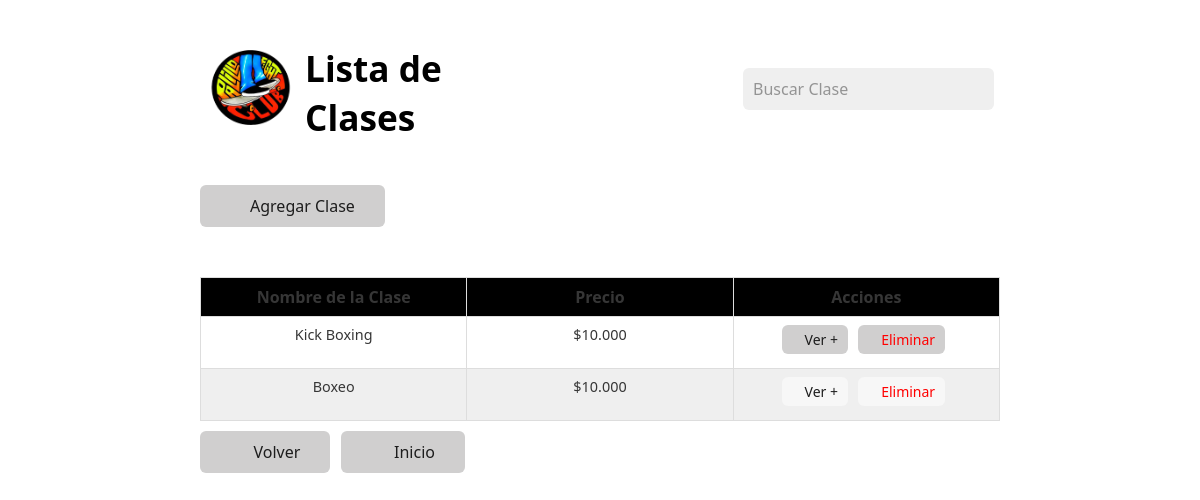
/controllers/lista_clases_controller.php (signed in), run on the app's committed database.
### tables this page shows
CREATE TABLE `classes` (
  `id_class` int(255) NOT NULL,
  `name_class` text NOT NULL COMMENT 'Nombre de la clase',
  `price_class` int(255) NOT NULL COMMENT 'Precio de la clase'
);

### controllers/lista_clases_controller.php (called while the page is built, shortened)
<?php
require_once '../models/clase_model.php';
$clase = new Clase();
$clases = $clase->getClases();
include '../views/lista_clases_view.php';
?>

### models/conexion_model.php (called while the page is built, shortened)
<?php
class Database {
  private $pdo;
  public function __construct() {
    $this->host = getenv('MYSQL_DB_HOST') ?? 'mysql';
    $this->database = getenv('MYSQL_DB_NAME') ?? '';
    $this->username = getenv('MYSQL_DB_USER') ?? '';
    $this->password = getenv('MYSQL_DB_PASSWORD') ?? '';
    try {
      $this->pdo = new PDO("mysql:host={$this->host};dbname={$this->database}", $this->username, $this->password);
      $this->pdo->setAttribute(PDO::ATTR_ERRMODE, PDO::ERRMODE_EXCEPTION);
    } catch (PDOException $e) {
      echo "Error de conexión: " . $e->getMessage();
      die();
    }
  }
  public function getConnection() {
    return $this->pdo;
  }
}
?>

### models/clase_model.php (called while the page is built, shortened)
<?php
require_once 'conexion_model.php';
class Clase {
  private $pdo;
  public function __construct() {
    $this->database = new Database();
    $this->pdo = $this->database->getConnection();
  }
  public function getClases() {
    try {
      $sql = 'SELECT * FROM classes';
      $stmt = $this->pdo->prepare($sql);
      $stmt->execute();
      return $stmt->fetchAll(PDO::FETCH_OBJ);
    } catch (PDOException $e) {
      return [];
    }
  }
}
?>

### views/lista_clases_view.php (the view, shortened to what this page needs)
<!DOCTYPE html>
<html lang="es">
<head>
  <link rel="stylesheet" href="../public/css/water.css">
  <link rel="stylesheet" href="../public/css/estilos.css">
</head>
<body>
  <div class="cabecera">
    <img src="../public/img/logo.png" alt="logo.png" width="100" height="100">
    <h1 style="margin-right: 250px;">Lista de Clases</h1>
    <input type="text" id="busqueda_clase" placeholder="Buscar Clase">
  </div>
  <div class="botonera-1">
    <i class="fas fa-chalkboard-teacher"></i>
    <button onclick="window.location.href='../controllers/cargar_clase_controller.php'">Agregar Clase</button>
  </div>
  <div class="tabla">
    <table id="tabla-clases">
      <thead>
        <tr>
          <th>Nombre de la Clase</th>
          <th>Precio</th>
          <th>Acciones</th>
        </tr>
      </thead>
      <tbody>
      <?php if (!empty($clases)): ?>
        <?php foreach ($clases as $clase): ?>
          <tr>
            <td class="diminuto"><?php echo htmlspecialchars($clase->name_class); ?></td>
            <td class="diminuto">$<?php echo htmlspecialchars(number_format($clase->price_class, 0, ',', '.')); ?></td>
            <td>
              <button class="button_small" onclick="window.location.href='../controllers/detalle_clase_controller.php?id_class=<?php echo urlencode($clase->id_class); ?>'">
                <i class="fas fa-eye"></i>
                Ver +
              </button>
              <button style="color: red" class="button_small" onclick="window.location.href='../controllers/baja_clase_controller.php?id_class=<?php echo urlencode($clase->id_class); ?>'">
                <i style="color: red" class="fas fa-trash"></i>
                Eliminar
              </button>
            </td>
          </tr>
        <?php endforeach; ?>
      <?php else: ?>
        <tr>
          <td colspan="4">No se encontraron clases</td>
        </tr>
      <?php endif; ?>
    </tbody>
    </table>
  </div>
  <div class="botonera">
    <button onclick="window.location.href='../views/dashboard_view.php'">
      <i style="padding-right: 10px;" class="fas fa-arrow-left"></i>
      Volver
    </button>
    <button onclick="location.href='../views/dashboard_view.php'">
      <i style="padding-right: 10px;" class="fas fa-home"></i>
      Inicio
    </button>
  </div>
</body>
</html>

### public/css/water.css (style rules this page uses)
:root { --background-body: #fff; --background: #efefef; --background-alt: #f7f7f7; --selection: #9e9e9e; --text-main: #363636; --text-bright: #000; --text-muted: #70777f; --links: #0076d1; --focus: #0096bfab; --border: #dbdbdb; --code: #000; --animation-duration: 0.1s; --button-base: #d0cfcf; --button-hover: #9b9b9b; --scrollbar-thumb: rgb(170, 170, 170); --scrollbar-thumb-hover: var(--button-hover); --form-placeholder: #949494; --form-text: #1d1d1d; --variable: #39a33c; --highlight: #ff0; }
html { scrollbar-color: rgb(170, 170, 170) #fff; scrollbar-color: var(--scrollbar-thumb) var(--background-body); scrollbar-width: thin; }
body { font-family: system-ui, -apple-system, BlinkMacSystemFont, 'Segoe UI', 'Roboto', 'Oxygen', 'Ubuntu', 'Cantarell', 'Fira Sans', 'Droid Sans', 'Helvetica Neue', 'Segoe UI Emoji', 'Apple Color Emoji', 'Noto Color Emoji', sans-serif; line-height: 1.4; max-width: 800px; margin: 20px auto; padding: 0 10px; word-wrap: break-word; color: #363636; color: var(--text-main); background: #fff; background: var(--background-body); text-rendering: optimizeLegibility; }
button { transition: background-color 0.1s linear, border-color 0.1s linear, color 0.1s linear, box-shadow 0.1s linear, transform 0.1s ease; transition: background-color var(--animation-duration) linear, border-color var(--animation-duration) linear, color var(--animation-duration) linear, box-shadow var(--animation-duration) linear, transform var(--animation-duration) ease; }
input { transition: background-color 0.1s linear, border-color 0.1s linear, color 0.1s linear, box-shadow 0.1s linear, transform 0.1s ease; transition: background-color var(--animation-duration) linear, border-color var(--animation-duration) linear, color var(--animation-duration) linear, box-shadow var(--animation-duration) linear, transform var(--animation-duration) ease; }
h1 { font-size: 2.2em; margin-top: 0; }
h1, h2, h3, h4, h5, h6 { margin-bottom: 12px; margin-top: 24px; }
h1 { color: #000; color: var(--text-bright); }
h1, h2, h3, h4, h5, h6, b, strong, th { font-weight: 600; }
button, select, input[type='submit'], input[type='reset'], input[type='button'], input[type='checkbox'], input[type='range'], input[type='radio'] { cursor: pointer; }
input, select { display: block; }
input { color: #1d1d1d; color: var(--form-text); background-color: #efefef; background-color: var(--background); font-family: inherit; font-size: inherit; margin-right: 6px; margin-bottom: 6px; padding: 10px; border: none; border-radius: 6px; outline: none; }
button { color: #1d1d1d; color: var(--form-text); background-color: #efefef; background-color: var(--background); font-family: inherit; font-size: inherit; margin-right: 6px; margin-bottom: 6px; padding: 10px; border: none; border-radius: 6px; outline: none; }
button { background-color: #d0cfcf; background-color: var(--button-base); padding-right: 30px; padding-left: 30px; }
input { vertical-align: top; }
input:not([type='checkbox']):not([type='radio']), input[type='range'], select, button, textarea { -webkit-appearance: none; }
::placeholder { color: #949494; color: var(--form-placeholder); }
img, video { max-width: 100%; height: auto; }
table { border-collapse: collapse; margin-bottom: 10px; width: 100%; table-layout: fixed; }
td, th { padding: 6px; text-align: left; vertical-align: top; word-wrap: break-word; }
thead { border-bottom: 1px solid #dbdbdb; border-bottom: 1px solid var(--border); }
tbody tr:nth-child(even) { background-color: #efefef; background-color: var(--background); }
tbody tr:nth-child(even) button { background-color: #f7f7f7; background-color: var(--background-alt); }

### public/css/estilos.css (style rules this page uses)
.cabecera { display: flex; align-items: center; padding-bottom: 30px; }
.cabecera img { margin-right: 5px; }
.cabecera input { display: flex; justify-content: flex-end; margin-top: 10px; }
.tabla th, .tabla td { padding-bottom: 100px; border: 1px solid #ddd; padding: 8px; text-align: center; }
.tabla th { background-color: black; }
.diminuto { font-size: 0.9em; }
.diminuto { padding: 2px 5px; }
.button_small { padding: 5px 10px; font-size: 14px; }
button .fas { font-size: 12px; }
.botonera-1 { position: relative; display: inline-block; }
.botonera-1 button { margin-bottom: 50px; padding-left: 50px; }
.botonera-1 i { position: absolute; left: 10px; top: 25%; transform: translateY(-50%); color: #888; }

### data on the page
classes: name_class "Kick Boxing", price_class "10.000"
classes: name_class "Boxeo", price_class "10.000"
